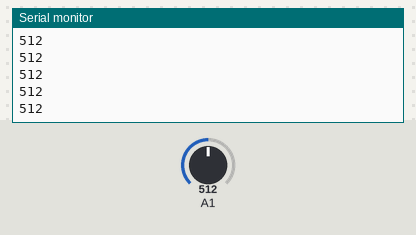
Simulated run of this sketch. Board: Arduino Uno, built with avr-gcc and run on an emulated ATmega328P. Parts: the last lines printed to the serial monitor. The test bench sets the inputs (shaded band); at power-on: A1 = 512.

Above: at 1.2 s.
1.3 s: A1 set to 716
At 1.8 s:
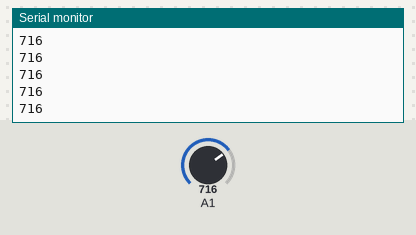
2.8 s: A1 set to 900
At 3.5 s:
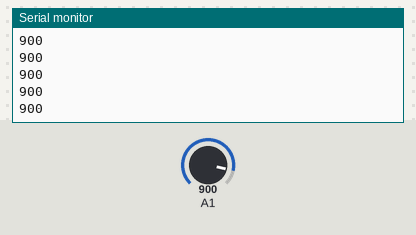
Timing chart, 0 to 5.8 s (numbered marks = the images above; inputs shaded):
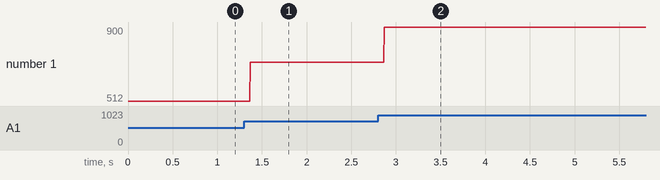

Measured:
- after the input at 1.3 s, the serial monitor: prints a new line after 0.07 s (image 1)
- after the input at 2.8 s, the serial monitor: prints a new line after 0.07 s (image 2)
- plotted number 1: 512 → 716 after the input at 1.3 s, 716 → 900 after the input at 2.8 s

The sketch:

sketch_feb06a.ino
```cpp
int inputPin = A0;
int reading;

void setup() {
  Serial.begin(9600);
  pinMode(inputPin, INPUT);
}

void loop() {
  reading = analogRead(inputPin/10);
  Serial.println(reading);
}
```
